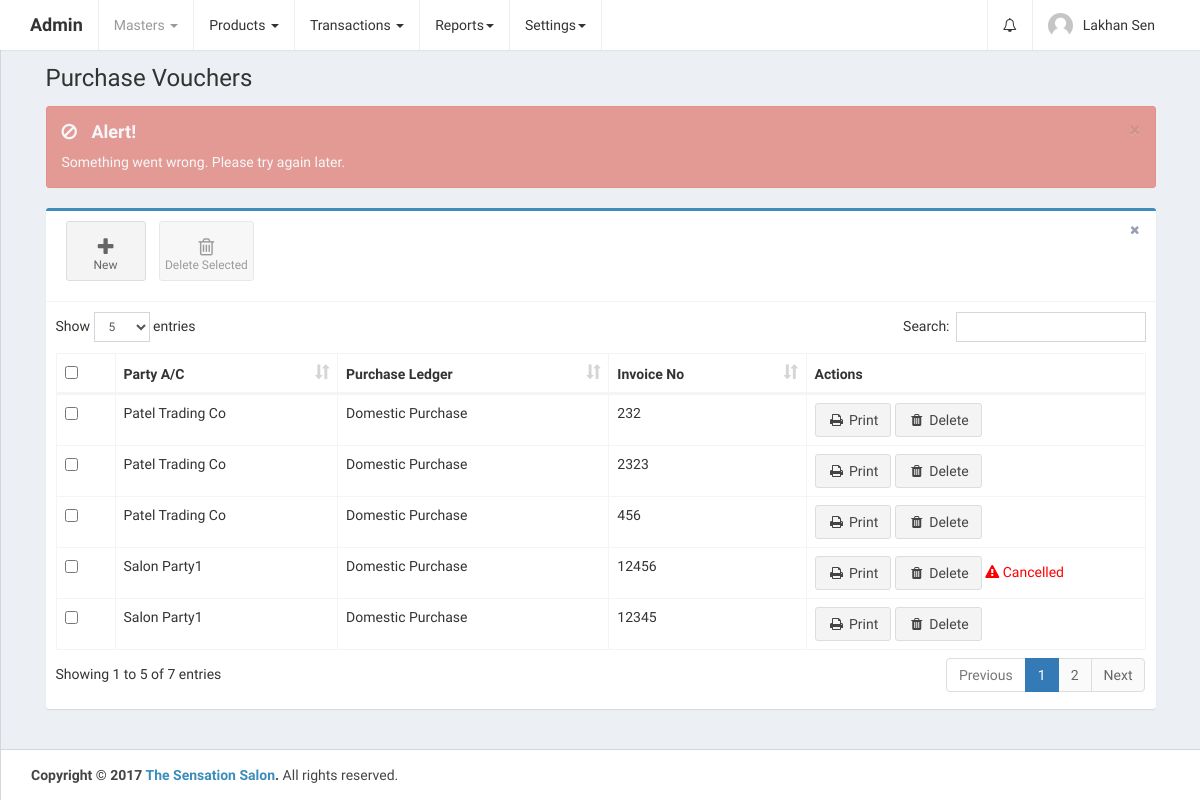
The page /home.php?controller=purchase&action=getbills (signed in) on the database as committed earlier.
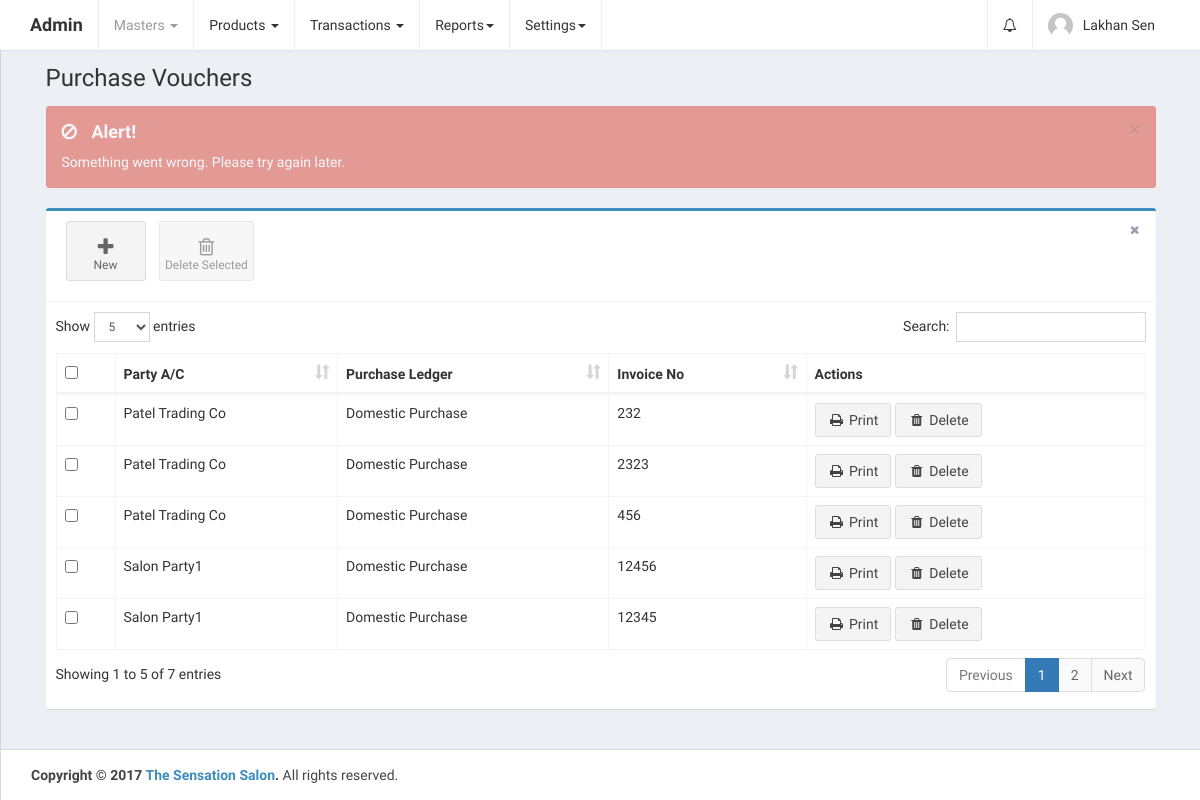
The same page on the database as committed later.
### tables this page shows
CREATE TABLE `purchase_vouchers` (
  `id` int(11) UNSIGNED NOT NULL,
  `date` date DEFAULT NULL,
  `purchase_ledger_id` int(11) DEFAULT NULL,
  `invoice_no` varchar(255) DEFAULT NULL,
  `invoice_date` date DEFAULT NULL,
  `purchase_type_id` int(11) DEFAULT NULL,
  `party_id` int(11) DEFAULT NULL,
  `products_data` longtext COMMENT 'product_id, target_account_id, product_name, hsn_code, mrp, qty, final_updated_qty, price, discount_percentage, discount_rs, cgst_percentage, cgst_rs, sgst_percentage, sgst_rs, igst_percentage, igst_rs, total_amount',
  `total_qty` int(11) DEFAULT NULL,
  `total_rate_per_unit` double DEFAULT NULL,
  `total_discount_percentage` double DEFAULT NULL,
  `total_discount_rs` double DEFAULT NULL,
  `total_cgst_percentage` double DEFAULT NULL,
  `total_cgst_rs` double DEFAULT NULL,
  `total_sgst_percentage` double DEFAULT NULL,
  `total_sgst_rs` double DEFAULT NULL,
  `total_igst_percentage` double DEFAULT NULL,
  `total_igst_rs` double DEFAULT NULL,
  `total_bill_amount` double DEFAULT NULL,
  `is_deleted` tinyint(1) NOT NULL DEFAULT '0',
  `created_at` datetime NOT NULL DEFAULT CURRENT_TIMESTAMP,
  `updated_at` datetime NOT NULL DEFAULT CURRENT_TIMESTAMP ON UPDATE CURRENT_TIMESTAMP
);

### controllers/PurchaseController.php (called while the page is built, shortened)
<?php
class PurchaseController {
    public $purchaseobj;
    public $accountgroupobj;
    public function __construct() {
        require_once 'models/Purchase.php';
        $this->purchaseobj = new Purchase();
        require_once 'models/AccountGroup.php';
        $this->accountgroupobj = new AccountGroup();
    }
    public function getbills() {
        $purchase_vouchers = array();
        $purchase_vouchers_res = $this->purchaseobj->getPurchaseVouchers();
        if ($purchase_vouchers_res->num_rows > 0) {
            while ($purchase_voucher = $purchase_vouchers_res->fetch_assoc()) {
                $purchase_ledger_res = $this->accountgroupobj->getAccountGroup($purchase_voucher['purchase_ledger_id']);
                if ($purchase_ledger_res->num_rows > 0) {
                    while ($purchase_ledger = mysqli_fetch_assoc($purchase_ledger_res)) {
                        $purchase_voucher['purchase_ledger_name'] = ucwords($purchase_ledger['name']);
                    }
                }
                $party_res = $this->accountgroupobj->getAccountGroup($purchase_voucher['party_id']);
                if ($party_res->num_rows > 0) {
                    while ($party = mysqli_fetch_assoc($party_res)) {
                        $purchase_voucher['party_ac_name'] = ucwords($party['name']);
                    }
                }
                $purchase_vouchers[] = $purchase_voucher;
            }
        }
        require_once APP_DIR . '/views/layout.php';
    }
}
?>

### home.php (called while the page is built, shortened)
<?php
require_once 'config/database.php';
require_once 'config/routes.php';
?>

### models/Purchase.php (called while the page is built, shortened)
<?php
class Purchase {
    public $conn;
    public function __construct() {
        $db = new Database();
        $this->conn = $db->connect();
    }
    public function getPurchaseVouchers() {
        $purchase_vouchers = $this->conn->query('SELECT * FROM purchase_vouchers ORDER BY id DESC');
        return $purchase_vouchers;
    }
}
?>

### config/Database.php (called while the page is built)
<?php
class Database {
    public function connect() {
        $conn = new mysqli('localhost', 'root', '', 'thesensationbeautycentre');
        if ($conn->connect_error) {
            die("Connection failed: " . $conn->connect_error);
        } else {
            return $conn;
        }
    }
}
?>

### models/AccountGroup.php (called while the page is built, shortened)
<?php
class AccountGroup {
    public $conn;
    public function __construct() {
        $db = new Database();
        $this->conn = $db->connect();
    }
    public function getAccountGroup($id) {
        $account_group = $this->conn->query('SELECT * FROM account_groups WHERE id=' . $id);
        return $account_group;
    }
}
?>

### views/purchase_bills.php (the view, shortened to what the changed rows need)
<link rel="stylesheet" href="public/plugins/datatables/dataTables.bootstrap.css">
<div class="row">
    <div class="col-xs-12">
        <div class="box box-primary">
            <div class="box-body">
                <div class="table-responsive">
                    <table id="purchase_vouchers_table" class="table table-bordered table-hover" role="grid" aria-describedby="purchase_vouchers_table_info">
                        <thead>
                            <tr>
                                <th data-orderable="false" width="20px">
                                    <input type="checkbox" class="select-all">
                                </th>
                                <th>Party A/C</th>
                                <th>Purchase Ledger</th>
                                <th>Invoice No</th>
                                <th data-orderable="false" width="300px">Actions</th>
                            </tr>
                        </thead>
                        <?php
                        if (isset($purchase_vouchers)) {
                            ?>
                            <tbody>
                                <?php
                                foreach ($purchase_vouchers as $purchase_voucher) {
                                    ?>
                                    <tr id="tr_<?php echo $purchase_voucher['id']; ?>">
                                        <td><input type="checkbox" name="select_purchase_vouchers[]" data-id="<?php echo $purchase_voucher['id']; ?>"></td>
                                        <td><?php echo $purchase_voucher['party_ac_name']; ?></td>
                                        <td><?php echo $purchase_voucher['purchase_ledger_name']; ?></td>
                                        <td><?php echo $purchase_voucher['invoice_no']; ?></td>
                                        <td>
                                            <a href="?controller=purchase&action=printBill&id=<?php echo $purchase_voucher['id']; ?>" class="btn btn-default" target="_blank"><i class="fa fa-fw fa-print"></i> Print</a>
                                            <a href="" class="delete btn btn-default" data-id="<?php echo $purchase_voucher['id']; ?>"><i class="fa fa-fw fa-trash"></i> Delete</a>
                                            <span id="span_<?php echo $purchase_voucher['id']; ?>">
                                                <?php
                                                if ($purchase_voucher['is_deleted'] == '1') {
                                                    ?>
                                                    <font color="red"><i class="fa fa-exclamation-triangle"></i> Cancelled</font>
                                                    <?php
                                                }
                                                ?>
                                            </span>
                                        </td>
                                    </tr>
                                    <?php
                                }
                                ?>
                            </tbody>
                            <?php
                        }
                        ?>
                    </table>
                </div>
            </div>
        </div>
    </div>
</div>

Rows that differ between the two databases and show on the page:
changed purchase_vouchers (number 4 of 5 on the later page): no longer shows "Cancelled"
